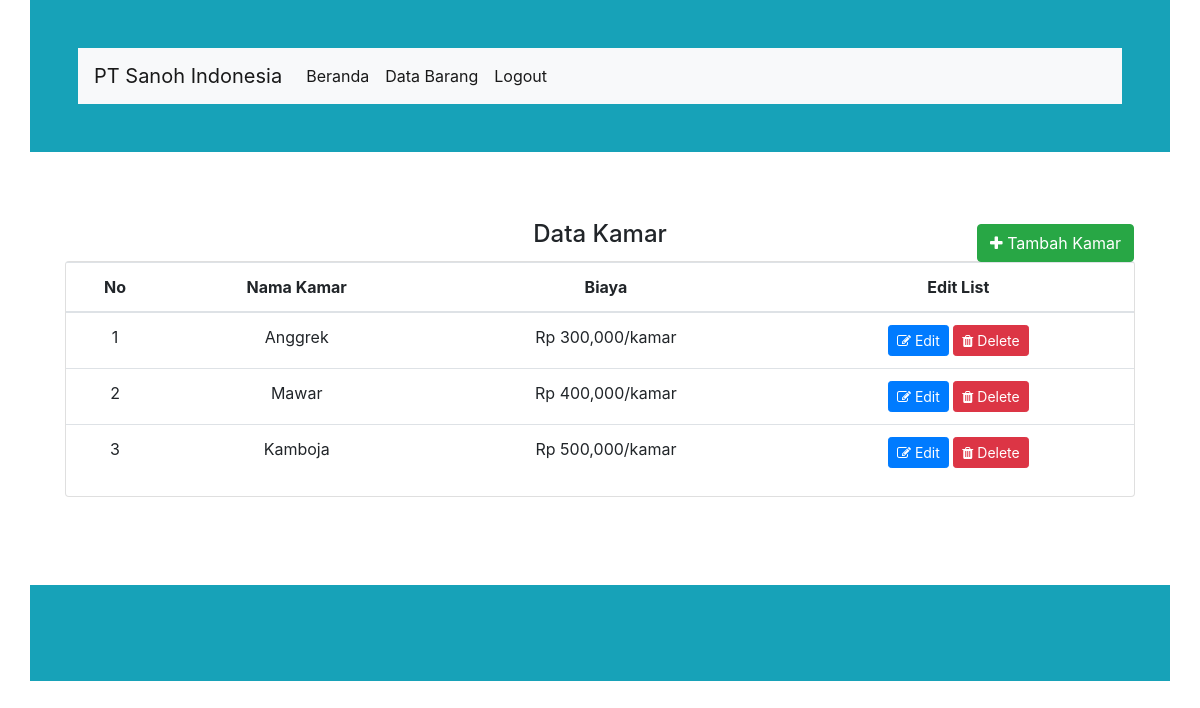
The page /index.php/admin/kamar on the database its author committed.
### tables this page shows
CREATE TABLE `data_kamar` (
  `id_kamar` int(11) NOT NULL,
  `nama` varchar(250) NOT NULL,
  `biaya` int(250) NOT NULL
);

### application/controllers/admin/Kamar.php (called while the page is built, shortened)
<?php
class Kamar extends CI_Controller {
    public function index(){
        $data['data_obat']=$this->db->query('select * from data_obat where stok between 1 and 10');
        $data['data_obat']=$data['data_obat']->num_rows();
    $data['kamar'] = $this->m_crud->tampil_data('data_kamar')->result();
		$this->load->view('admin/kamar/v_data_kamar',$data);
      }
}

### index.php (called while the page is built, shortened)
<?php
require_once BASEPATH.'core/CodeIgniter.php';

### application/models/M_crud.php (called while the page is built, shortened)
<?php
class M_crud extends CI_Model {
 	function tampil_data($table){
		return $this->db->get($table);
	}
}
    ?>

### application/views/admin/kamar/v_data_kamar.php (the view, shortened to what this page needs)
<body>
<main>
<div class="container my-5">
       <div class="card-body text-center">
       <h4 class="card-title">Data Kamar</h4>
    <div><?php echo $this->session->flashdata('msg'); ?>
    <div class="card">
        <button id="add__new__list" type="button" class="btn btn-success position-absolute" data-toggle="modal" data-target=".bd-example-modal-lg"><i class="fa fa-plus"></i> Tambah Kamar</button>
        <table class="table table-hover">
            <thead>
              <tr>
                <th scope="col">No</th>
                <th scope="col">Nama Kamar</th>
                <th scope="col">Biaya</th>
                <th scope="col">Edit List</th>
              </tr>
            </thead>
            <tbody>
            <?php if (empty($kamar)) { ?>
                <tr>
                      <td colspan="8">Data Belum Ada</td>
                </tr>
            <?php
                } else {
                    $no = 0;
                    foreach ($kamar as $rowkamar) {
                            $no++;
            ?>
                <tr>
                   <td><?php echo $no ?></td>
                    <td><?php echo $rowkamar->nama ?></td>
                    <td><?php echo "Rp ".number_format($rowkamar->biaya)."/kamar" ?></td>
                    <td>
                    <a class="btn btn-sm btn-primary" href="<?php echo base_url() ?>index.php/admin/kamar/edit/<?php echo $rowkamar->id_kamar ?>"><i class="fa fa-edit"></i> Edit</a>
                    <a class="btn btn-sm btn-danger" href="<?php echo base_url() ?>index.php/admin/kamar/hapus/<?php echo $rowkamar->id_kamar ?>"><i class="fa fa-trash"></i> Delete</a>
                    </td>
                                 </tr>
                <?php }} ?>
            </tbody>
          </table>
    </div>
</main>

### application/views/admin/sniphets/header.php (style rules this page uses)
body { background-image:url(https://i0.wp.com/bekasiloker.com/wp-content/uploads/2018/07/Screenshot_1.png?fit=600%2C357); background-size: 100%; }
#add__new__list { top: -38px; right: 0px; }

### rows shown on the page
data_kamar: nama "Anggrek", biaya "300,000"
data_kamar: nama "Mawar", biaya "400,000"
data_kamar: nama "Kamboja", biaya "500,000"
